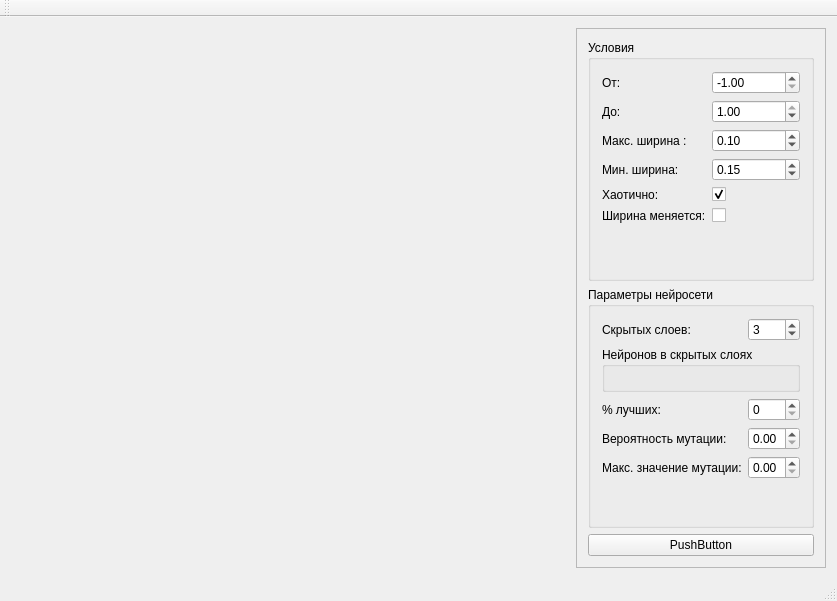
<?xml version="1.0" encoding="UTF-8"?>
<ui version="4.0">
 <class>MainWindow</class>
 <widget class="QMainWindow" name="MainWindow">
  <property name="geometry">
   <rect>
    <x>0</x>
    <y>0</y>
    <width>837</width>
    <height>601</height>
   </rect>
  </property>
  <property name="windowTitle">
   <string>MainWindow</string>
  </property>
  <widget class="QWidget" name="centralWidget">
   <layout class="QHBoxLayout" name="horizontalLayout">
    <item>
     <widget class="QWidget" name="widget" native="true"/>
    </item>
    <item>
     <widget class="QFrame" name="frame">
      <property name="maximumSize">
       <size>
        <width>250</width>
        <height>16777215</height>
       </size>
      </property>
      <property name="frameShape">
       <enum>QFrame::StyledPanel</enum>
      </property>
      <property name="frameShadow">
       <enum>QFrame::Raised</enum>
      </property>
      <layout class="QVBoxLayout" name="verticalLayout">
       <item>
        <widget class="QGroupBox" name="groupBox">
         <property name="title">
          <string>Условия</string>
         </property>
         <layout class="QFormLayout" name="formLayout">
          <item row="0" column="0">
           <widget class="QLabel" name="label">
            <property name="text">
             <string>От:</string>
            </property>
           </widget>
          </item>
          <item row="0" column="1">
           <widget class="QDoubleSpinBox" name="minSpin">
            <property name="minimum">
             <double>-1.000000000000000</double>
            </property>
            <property name="maximum">
             <double>1.000000000000000</double>
            </property>
            <property name="singleStep">
             <double>0.010000000000000</double>
            </property>
            <property name="value">
             <double>-1.000000000000000</double>
            </property>
           </widget>
          </item>
          <item row="1" column="0">
           <widget class="QLabel" name="label_2">
            <property name="text">
             <string>До:</string>
            </property>
           </widget>
          </item>
          <item row="1" column="1">
           <widget class="QDoubleSpinBox" name="maxSpin">
            <property name="minimum">
             <double>-1.000000000000000</double>
            </property>
            <property name="maximum">
             <double>1.000000000000000</double>
            </property>
            <property name="singleStep">
             <double>0.010000000000000</double>
            </property>
            <property name="value">
             <double>1.000000000000000</double>
            </property>
           </widget>
          </item>
          <item row="2" column="0">
           <widget class="QLabel" name="label_3">
            <property name="text">
             <string>Макс. ширина :</string>
            </property>
           </widget>
          </item>
          <item row="2" column="1">
           <widget class="QDoubleSpinBox" name="maxWidthSpin">
            <property name="minimum">
             <double>0.000000000000000</double>
            </property>
            <property name="maximum">
             <double>0.500000000000000</double>
            </property>
            <property name="singleStep">
             <double>0.010000000000000</double>
            </property>
            <property name="value">
             <double>0.100000000000000</double>
            </property>
           </widget>
          </item>
          <item row="3" column="0">
           <widget class="QLabel" name="label_4">
            <property name="text">
             <string>Мин. ширина:</string>
            </property>
           </widget>
          </item>
          <item row="3" column="1">
           <widget class="QDoubleSpinBox" name="minWidthSpin">
            <property name="maximum">
             <double>0.500000000000000</double>
            </property>
            <property name="singleStep">
             <double>0.010000000000000</double>
            </property>
            <property name="value">
             <double>0.150000000000000</double>
            </property>
           </widget>
          </item>
          <item row="4" column="0">
           <widget class="QLabel" name="label_5">
            <property name="text">
             <string>Хаотично:</string>
            </property>
           </widget>
          </item>
          <item row="4" column="1">
           <widget class="QCheckBox" name="isChaoticCheck">
            <property name="text">
             <string/>
            </property>
            <property name="checked">
             <bool>true</bool>
            </property>
           </widget>
          </item>
          <item row="5" column="1">
           <widget class="QCheckBox" name="isChangingWidthCheck">
            <property name="text">
             <string/>
            </property>
           </widget>
          </item>
          <item row="5" column="0">
           <widget class="QLabel" name="label_6">
            <property name="text">
             <string>Ширина меняется:</string>
            </property>
           </widget>
          </item>
         </layout>
        </widget>
       </item>
       <item>
        <widget class="QGroupBox" name="groupBox_2">
         <property name="title">
          <string>Параметры нейросети</string>
         </property>
         <layout class="QFormLayout" name="formLayout_2">
          <item row="0" column="0">
           <widget class="QLabel" name="label_7">
            <property name="text">
             <string>Скрытых слоев:</string>
            </property>
           </widget>
          </item>
          <item row="0" column="1">
           <widget class="QSpinBox" name="hideLayersSpin">
            <property name="value">
             <number>3</number>
            </property>
           </widget>
          </item>
          <item row="1" column="0" colspan="2">
           <widget class="QGroupBox" name="hiddenLayersGroup">
            <property name="title">
             <string>Нейронов в скрытых слоях</string>
            </property>
            <layout class="QFormLayout" name="formLayout_3"/>
           </widget>
          </item>
          <item row="3" column="0">
           <widget class="QLabel" name="label_8">
            <property name="text">
             <string>% лучших:</string>
            </property>
           </widget>
          </item>
          <item row="3" column="1">
           <widget class="QSpinBox" name="spinBox"/>
          </item>
          <item row="4" column="0">
           <widget class="QLabel" name="label_9">
            <property name="text">
             <string>Вероятность мутации:</string>
            </property>
           </widget>
          </item>
          <item row="4" column="1">
           <widget class="QDoubleSpinBox" name="doubleSpinBox"/>
          </item>
          <item row="5" column="0">
           <widget class="QLabel" name="label_10">
            <property name="text">
             <string>Макс. значение мутации:</string>
            </property>
           </widget>
          </item>
          <item row="5" column="1">
           <widget class="QDoubleSpinBox" name="doubleSpinBox_2"/>
          </item>
         </layout>
        </widget>
       </item>
       <item>
        <widget class="QPushButton" name="pushButton">
         <property name="text">
          <string>PushButton</string>
         </property>
        </widget>
       </item>
      </layout>
     </widget>
    </item>
   </layout>
  </widget>
  <widget class="QMenuBar" name="menuBar">
   <property name="geometry">
    <rect>
     <x>0</x>
     <y>0</y>
     <width>837</width>
     <height>20</height>
    </rect>
   </property>
  </widget>
  <widget class="QToolBar" name="mainToolBar">
   <attribute name="toolBarArea">
    <enum>TopToolBarArea</enum>
   </attribute>
   <attribute name="toolBarBreak">
    <bool>false</bool>
   </attribute>
  </widget>
  <widget class="QStatusBar" name="statusBar"/>
 </widget>
 <layoutdefault spacing="6" margin="11"/>
 <resources/>
 <connections/>
</ui>
